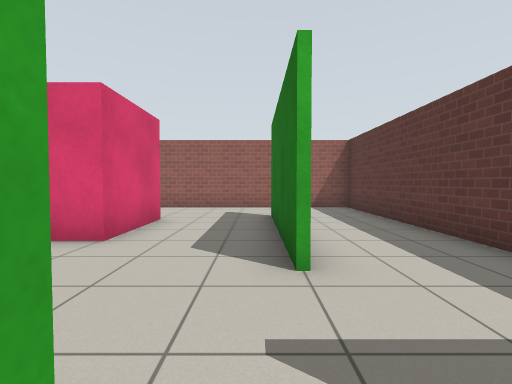
View 1 (above)

24 first-person views from a walk through a Gazebo world. The camera is 0.94 m above the floor, tilts 2° down and sees 85° across. The floor is counted in squares, 1 m on a side. Each view is taken from the middle of a square. On the plan, view 1 faces up. The plan holds only what a view shows up to about 11 squares ahead; the rest is blank. Simple patterns stand in for the simulator's built-in surfaces.

View 2
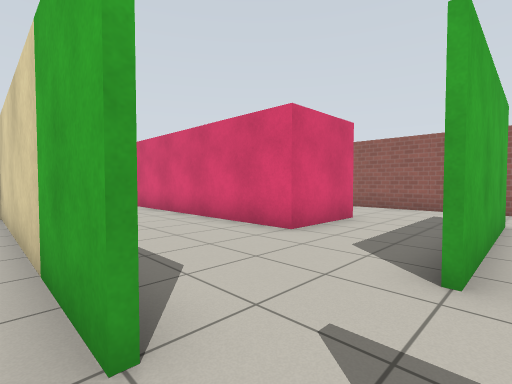

View 3
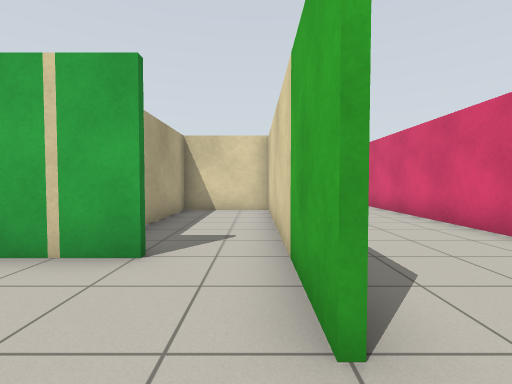

View 4
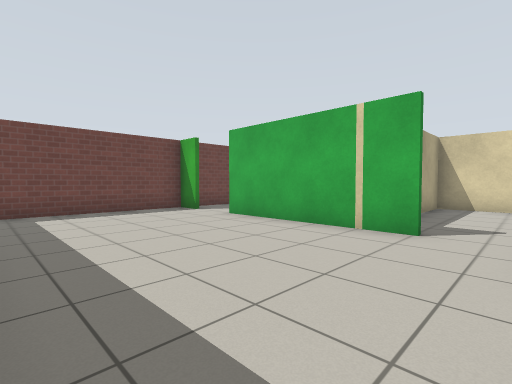

View 5
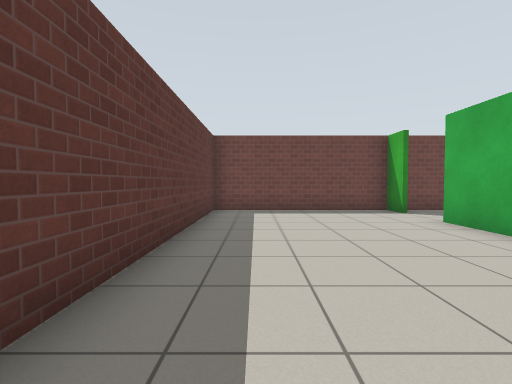

View 6
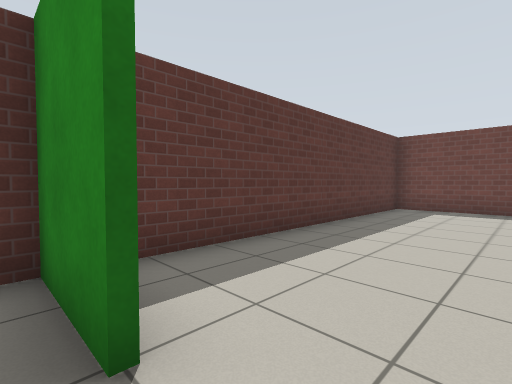

View 7
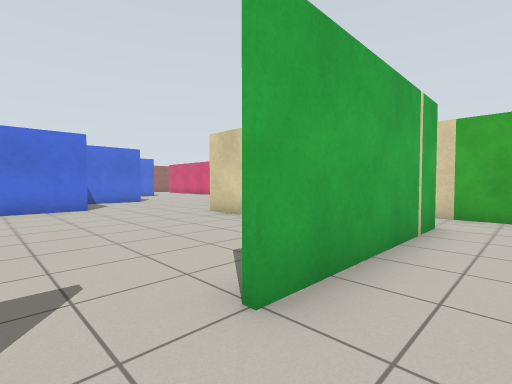

View 8
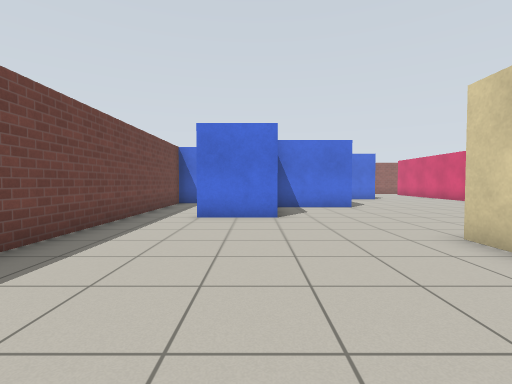

View 9
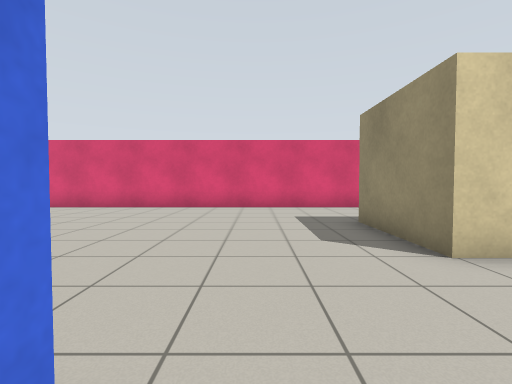

View 10
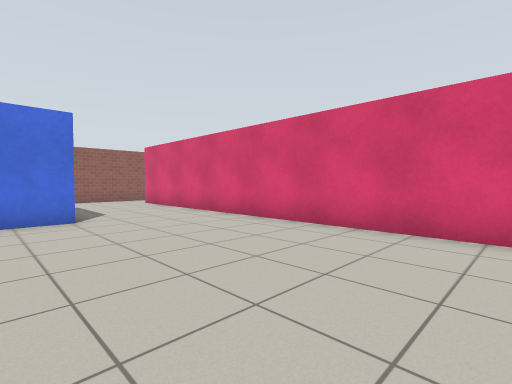

View 11
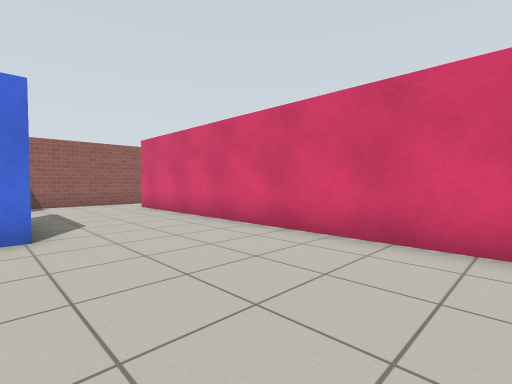

View 12
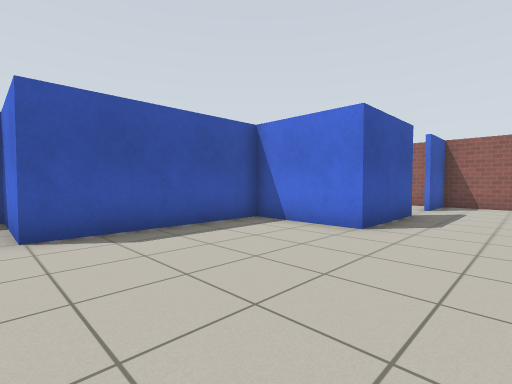

View 13
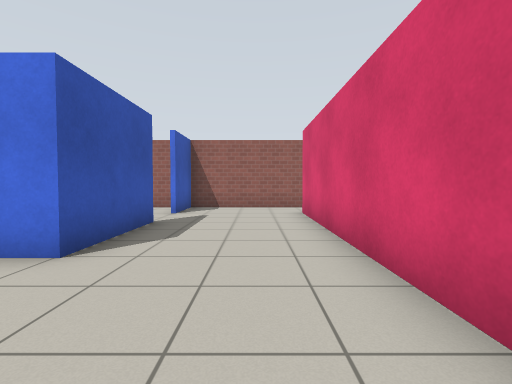

View 14
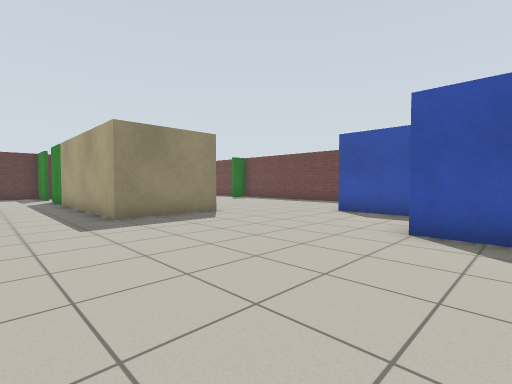

View 15
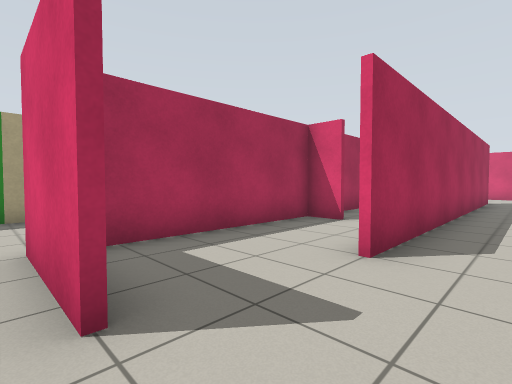

View 16
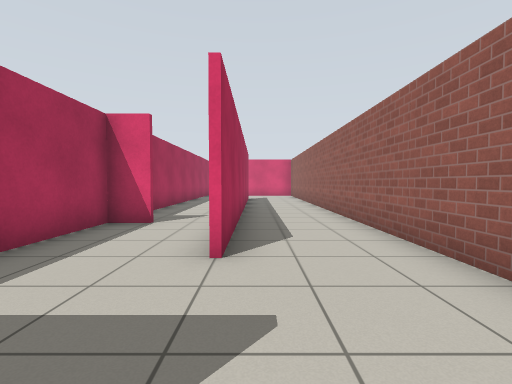

View 17
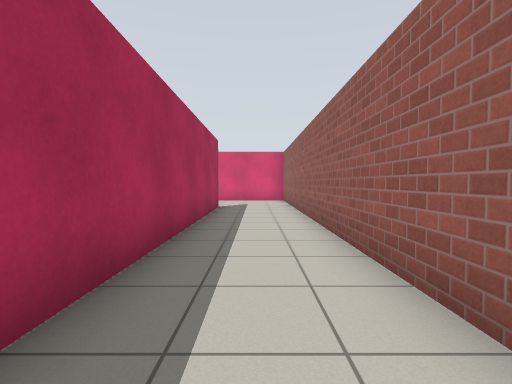

View 18
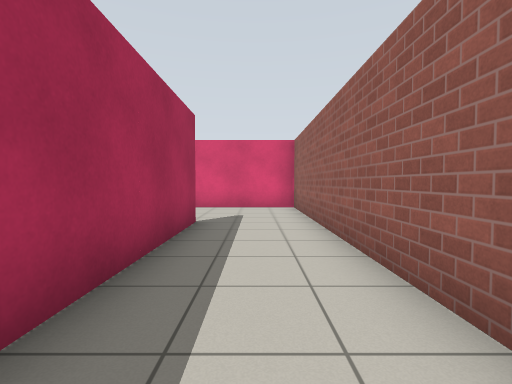

View 19
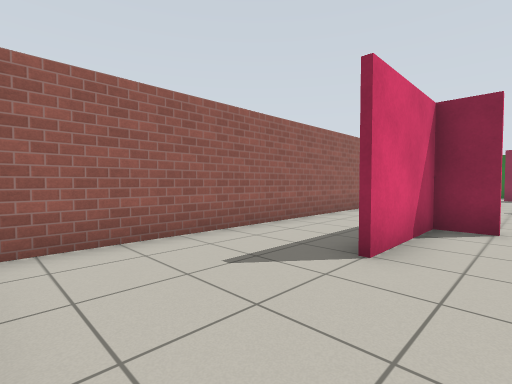

View 20
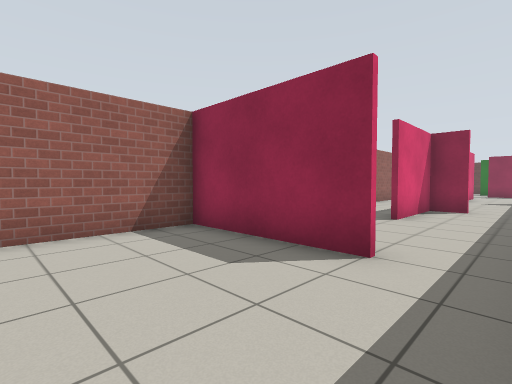

View 21
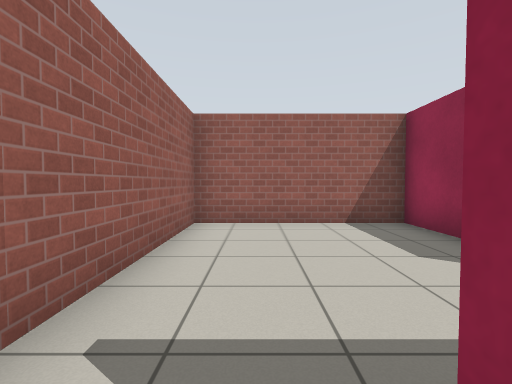

View 22
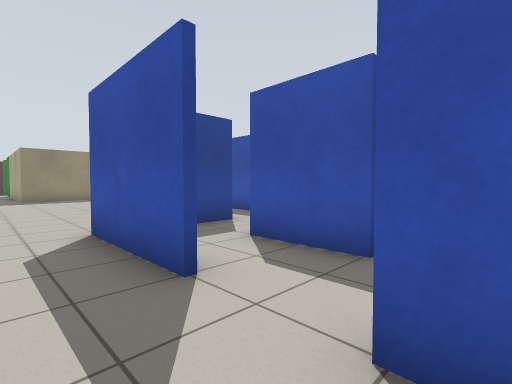

View 23
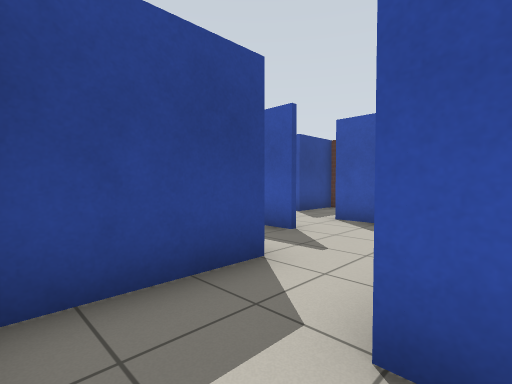

View 24
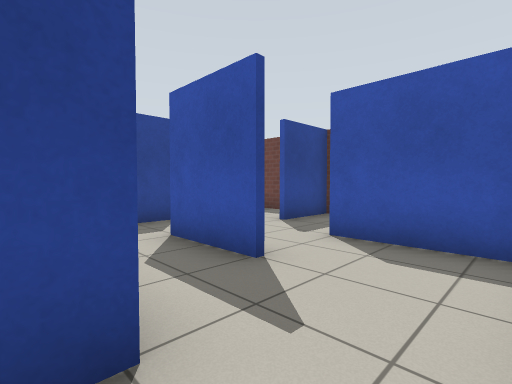

### Floor plan
Ten units are one square. View 1 is at (0, 0); x grows to the right and y downward. Boxes are objects, and circles mark ways between rooms. Rooms are numbered by the first view taken in them; rooms with no view inside come last. Other rooms are left out.
<svg viewBox="-269 -110 309 209">
<path fill="none" stroke="#000" d="M-24 14 -24 66M-4 -4 -84 -4 -84 24 -50 24M-24 84 -24 94 34 94 34 4M-70 26 -86 26 -86 -6 -23 -6M-125 94 -76 94M-226 -6 -194 -6 -194 24 -144 24 -144 54 -114 54 -114 76M-24 -44 -246 -44M-44 94 -31 94M-264 -45 -264 -6 -244 -6M-24 -71 -24 -44M6 -79 6 -29M4 -29 4 -74M34 -36 34 -104 -45 -104M-84 -46 -32 -46M14 -6 35 -6M-130 -46 -105 -46M-146 -64 -146 -74 -176 -74M-176 -76 -54 -76M-214 -105 -214 -68M-45 -104 -219 -104M-216 -64 -216 -105M-219 -104 -264 -104 -264 -45M-224 14 -214 14M-196 26 -196 0"/>
<circle cx="-30" cy="75" r="3" fill="#2a7"/>
<circle cx="5" cy="-10" r="3" fill="#2a7"/>
<circle cx="-7" cy="-37" r="3" fill="#2a7"/>
<circle cx="-255" cy="-50" r="3" fill="#2a7"/>
<circle cx="-150" cy="-60" r="3" fill="#2a7"/>
<circle cx="-55" cy="-95" r="3" fill="#2a7"/>
<circle cx="-220" cy="-60" r="3" fill="#2a7"/>
<text x="-10" y="40">1</text>
<text x="-120" y="10">2</text>
<text x="-20" y="-70">3</text>
<text x="-150" y="-90">4</text>
<text x="-240" y="-80">5</text>
<text x="-210" y="10">6</text>
</svg>
Room 1 opens to room 2. Room 2 opens to room 3. Room 2 opens to room 5. Room 3 opens to room 4. Room 4 opens to room 5.

Where each view was taken, in squares from view 1:
view 1: 0 up, 0 right, facing up
view 2: 0 up, 1 right, facing up-left
view 3: 0 up, 1 right, facing left
view 4: 0 up, 3 right, facing down-left
view 5: 0 up, 2 right, facing down
view 6: 1 up, 0 right, facing down-right
view 7: 8 down, 1 left, facing up-left
view 8: 6 down, 4 left, facing left
view 9: 6 down, 11 left, facing up
view 10: 1 down, 12 left, facing up-left
view 11: 0 up, 14 left, facing up-left
view 12: 3 up, 14 left, facing down-left
view 13: 3 up, 16 left, facing left
view 14: 3 up, 16 left, facing down-right
view 15: 9 up, 2 left, facing down-left
view 16: 8 up, 2 left, facing left
view 17: 9 up, 7 left, facing left
view 18: 9 up, 11 left, facing left
view 19: 6 up, 21 left, facing up-right
view 20: 5 up, 25 left, facing up-right
view 21: 4 up, 25 left, facing up
view 22: 2 up, 25 left, facing down-right
view 23: 0 up, 22 left, facing down-right
view 24: 2 down, 21 left, facing down-right
